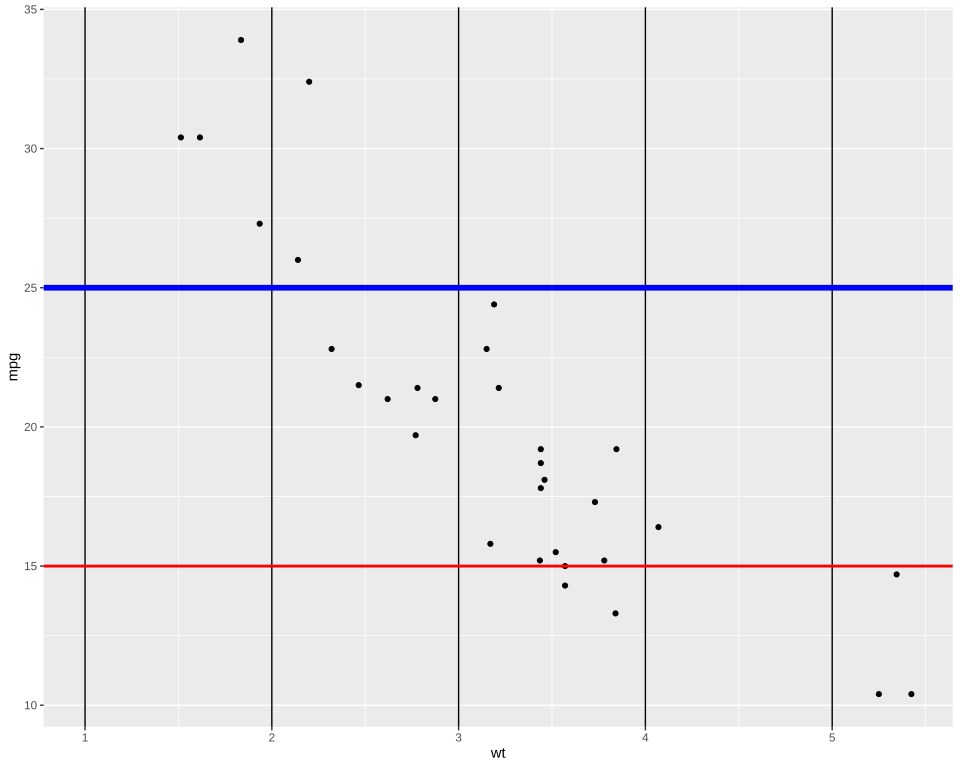

Source code (R):
# The plot test/golden/hline_vline.svg draws, drawn by ggplot2 itself, as ggplot2's own visual tests
# draw their snapshots: the independent check on that golden whenever it changes. The suite never
# runs this; it needs R, ggplot2 and vdiffr, saved as the Docker image giggly-r:ggplot2-4.0.3. From
# the repository's root:
#
#   docker run --rm -v "$PWD/test/golden":/golden:ro giggly-r:ggplot2-4.0.3 \
#     Rscript /golden/hline_vline.R > hline_vline.ggplot2.svg
#
# and compare the two drawings element by element, as test/golden/line_missing.R does.
#
# Reference lines given as values over mtcars' points: five vertical lines, as the reference
# page's `geom_vline(xintercept = 1:5)`, and two horizontal ones, each its own colour and width,
# their ends round, in no legend.
# First checked with ggplot2 4.0.3 and vdiffr 1.0.9: every element and clip path matches, the x
# axis drawn before the y as in test/golden/point.R.

library(ggplot2)

plot <- ggplot(mtcars, aes(wt, mpg)) + geom_point() +
  geom_vline(xintercept = 1:5) +
  geom_hline(yintercept = c(15, 25), colour = c("red", "blue"), linewidth = c(1, 2),
    lineend = "round") +
  theme_gray()

file <- tempfile(fileext = ".svg")
vdiffr::write_svg(plot, file)
cat(readLines(file), sep = "\n")
